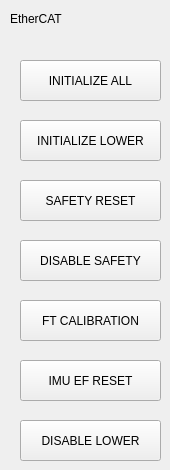
   <widget class="QWidget" name="ECAT">
    <widget class="QLabel" name="label_33">
     <property name="geometry">
      <rect>
       <x>10</x>
       <y>10</y>
       <width>67</width>
       <height>17</height>
      </rect>
     </property>
     <property name="styleSheet">
      <string notr="true"/>
     </property>
     <property name="frameShape">
      <enum>QFrame::NoFrame</enum>
     </property>
     <property name="text">
      <string>EtherCAT</string>
     </property>
    </widget>
    <widget class="QPushButton" name="initializebtn">
     <property name="geometry">
      <rect>
       <x>20</x>
       <y>60</y>
       <width>141</width>
       <height>41</height>
      </rect>
     </property>
     <property name="text">
      <string>INITIALIZE ALL</string>
     </property>
    </widget>
    <widget class="QPushButton" name="ftcalibbtn">
     <property name="geometry">
      <rect>
       <x>20</x>
       <y>300</y>
       <width>141</width>
       <height>41</height>
      </rect>
     </property>
     <property name="text">
      <string>FT CALIBRATION</string>
     </property>
    </widget>
    <widget class="QPushButton" name="initializebtn_2">
     <property name="geometry">
      <rect>
       <x>20</x>
       <y>120</y>
       <width>141</width>
       <height>41</height>
      </rect>
     </property>
     <property name="text">
      <string>INITIALIZE LOWER</string>
     </property>
    </widget>
    <widget class="QPushButton" name="safetyresetbtn">
     <property name="geometry">
      <rect>
       <x>20</x>
       <y>180</y>
       <width>141</width>
       <height>41</height>
      </rect>
     </property>
     <property name="text">
      <string>SAFETY RESET</string>
     </property>
    </widget>
    <widget class="QPushButton" name="safetyresetbtn_2">
     <property name="geometry">
      <rect>
       <x>20</x>
       <y>240</y>
       <width>141</width>
       <height>41</height>
      </rect>
     </property>
     <property name="text">
      <string>DISABLE SAFETY</string>
     </property>
    </widget>
    <widget class="QPushButton" name="imuresetbtn">
     <property name="geometry">
      <rect>
       <x>20</x>
       <y>360</y>
       <width>141</width>
       <height>41</height>
      </rect>
     </property>
     <property name="text">
      <string>IMU EF RESET</string>
     </property>
    </widget>
    <widget class="QPushButton" name="lowerdisable">
     <property name="geometry">
      <rect>
       <x>20</x>
       <y>420</y>
       <width>141</width>
       <height>41</height>
      </rect>
     </property>
     <property name="text">
      <string>DISABLE LOWER</string>
     </property>
    </widget>
   </widget>
